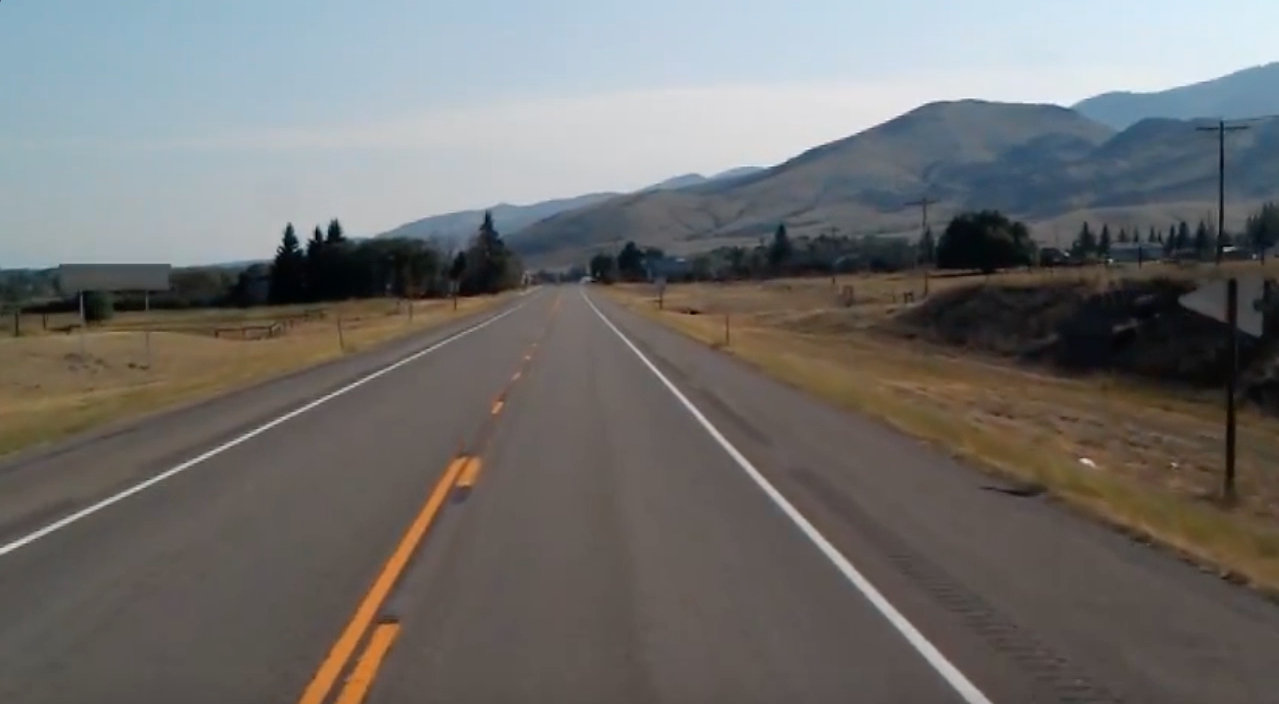
#> input picture images/test_image.jpg, 1279 x 704 px
$ python threshold.py
#> lines starting #> are read from the running program, lines starting #| are printed output that depends on the picture; after the words box and inside, x2 and y2 are one past the last pixel; in counts of white or black regions, pixels touching at a corner belong together
import cv2
import numpy

pic = cv2.imread(r'images/test_image.jpg',0)
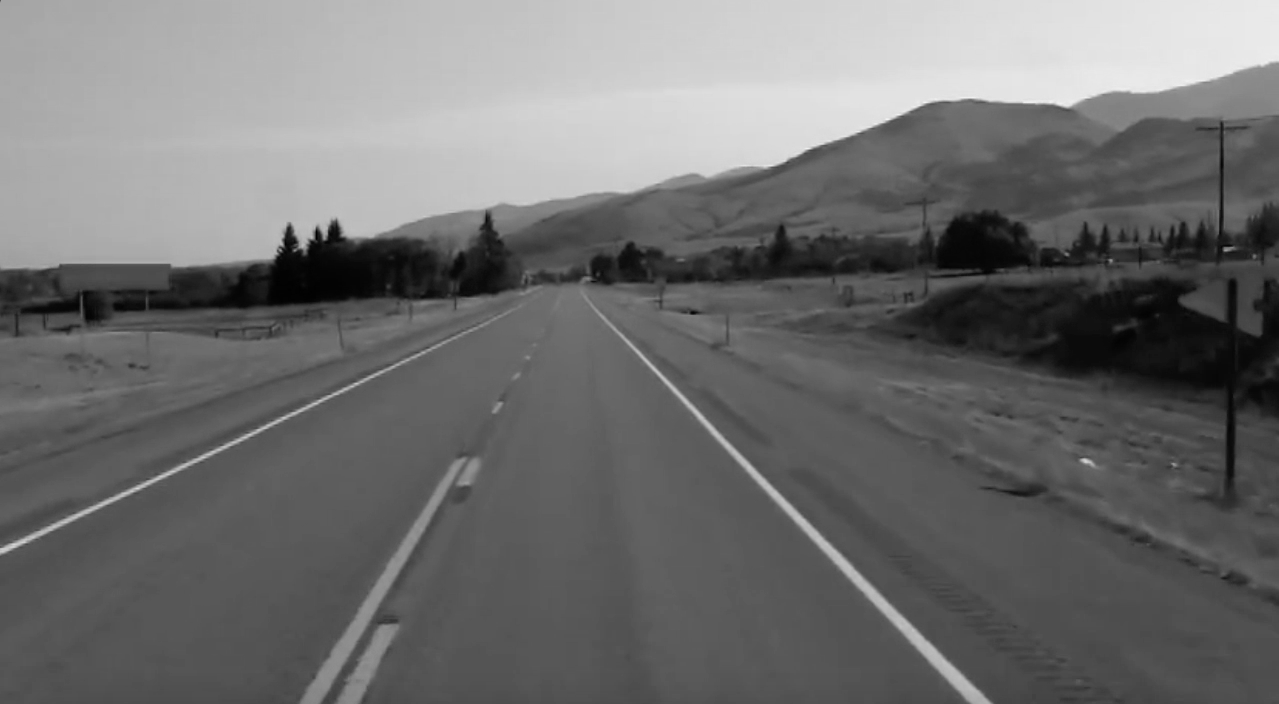
#> pic: shape (704, 1279); min 0, max 243, mean 110.9

threshold_value = 100

(T_value,binary_threshold) = cv2.threshold(pic, threshold_value,255,cv2.THRESH_BINARY_INV)#cv2.THRESH_BINARY
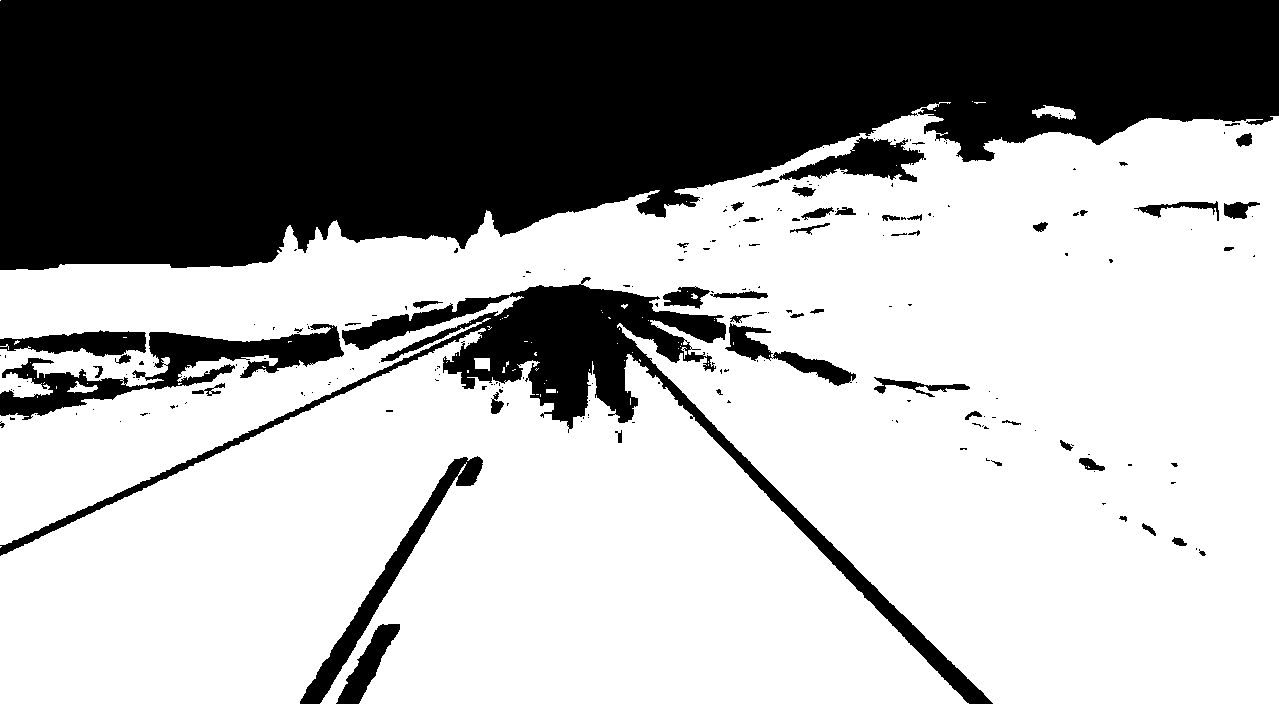
#> binary_threshold: shape (704, 1279); 65.5% white; 213 black regions (160 under 20 px), largest, box (x1, y1, x2, y2) and area: (0, 0, 1279, 270) 248685, (0, 277, 993, 704) 32177, (0, 324, 344, 420) 9618
#> T_value = 100

cv2.imshow('binary', binary_threshold)
cv2.waitKey()
cv2.destroyAllWindows()

$ run again, with images/arnie_30_30_200_2001.jpg copied over images/test_image.jpg
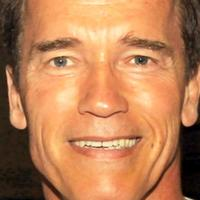
#> input picture images/arnie_30_30_200_2001.jpg, 200 x 200 px
#> `pic = cv2.imread(r'images/test_image.jpg',0)`:
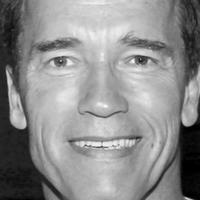
#> pic: shape (200, 200); min 0, max 254, mean 140.5
#> `(T_value,binary_threshold) = cv2.threshold(pic, threshold_value,255,cv..`:
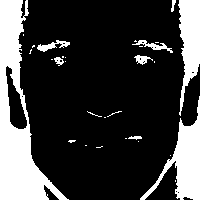
#> binary_threshold: shape (200, 200); 23.6% white; 30 white regions (21 under 20 px), largest, box (x1, y1, x2, y2) and area: (0, 0, 69, 200) 5202, (140, 96, 200, 200) 2057, (178, 0, 200, 116) 1528
#> T_value = 100

$ run again, with images/beckham.jpg copied over images/test_image.jpg
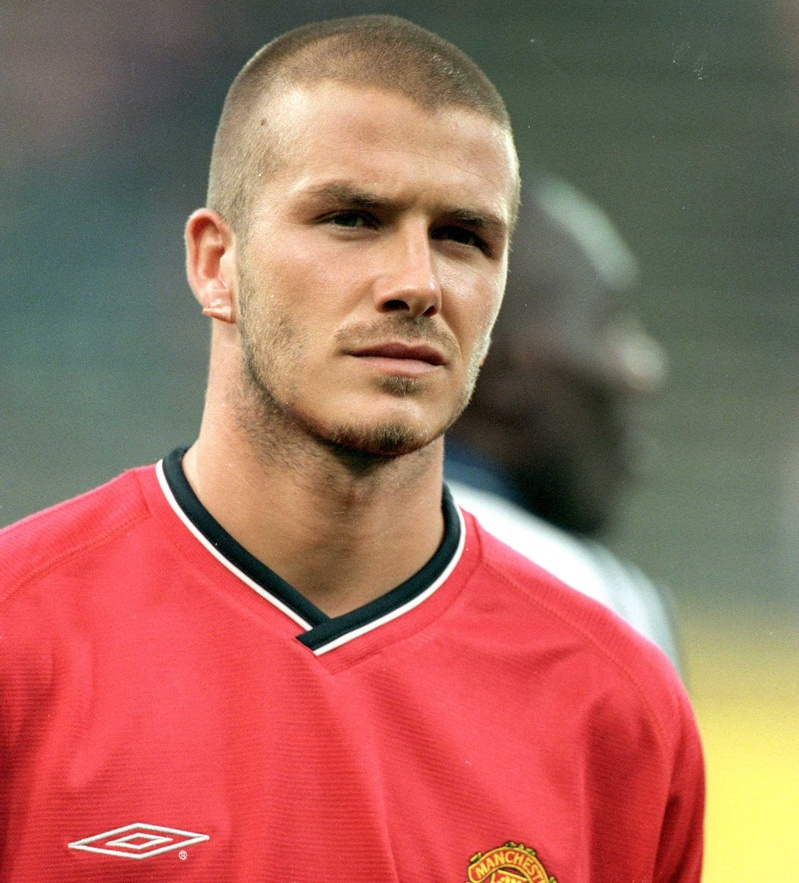
#> input picture images/beckham.jpg, 799 x 883 px, shrunk from 1920 x 2120 before the run
#> `pic = cv2.imread(r'images/test_image.jpg',0)`:
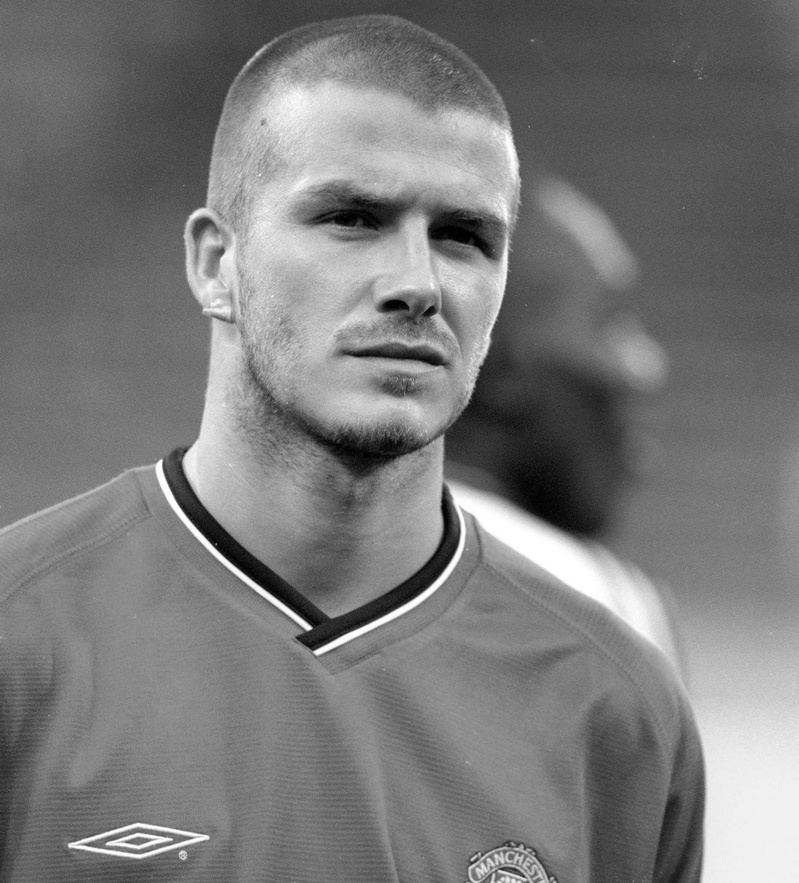
#> pic: shape (883, 799); min 0, max 255, mean 121.4
#> `(T_value,binary_threshold) = cv2.threshold(pic, threshold_value,255,cv..`:
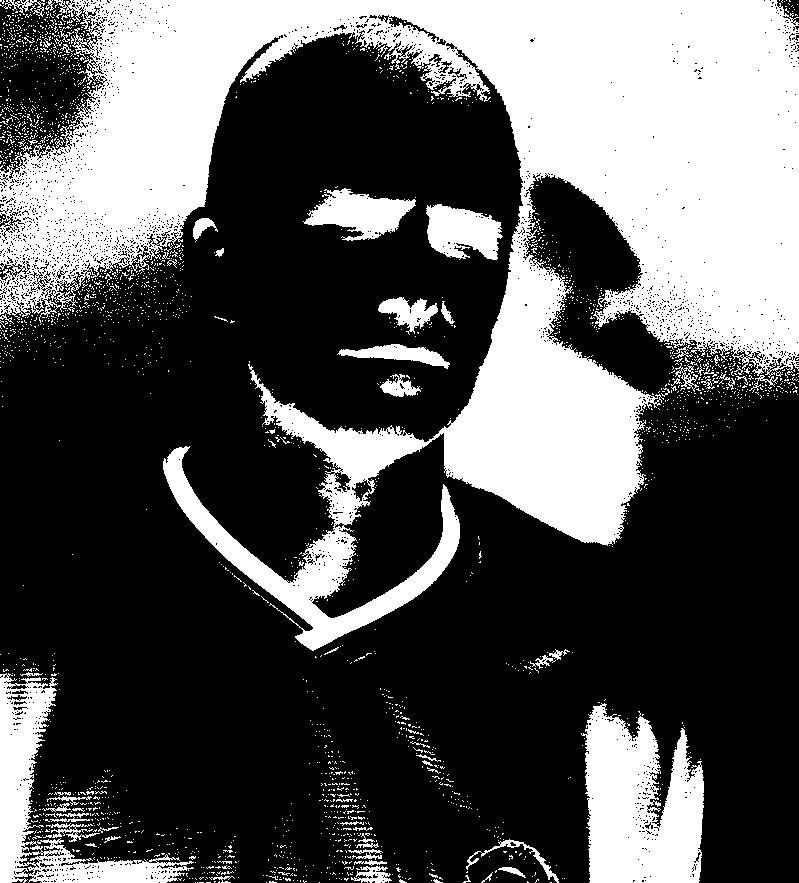
#> binary_threshold: shape (883, 799); 34.1% white; 2533 white regions (2458 under 20 px), largest, box (x1, y1, x2, y2) and area: (0, 0, 799, 651) 194158, (581, 703, 704, 883) 15964, (0, 673, 194, 883) 10273
#> T_value = 100
